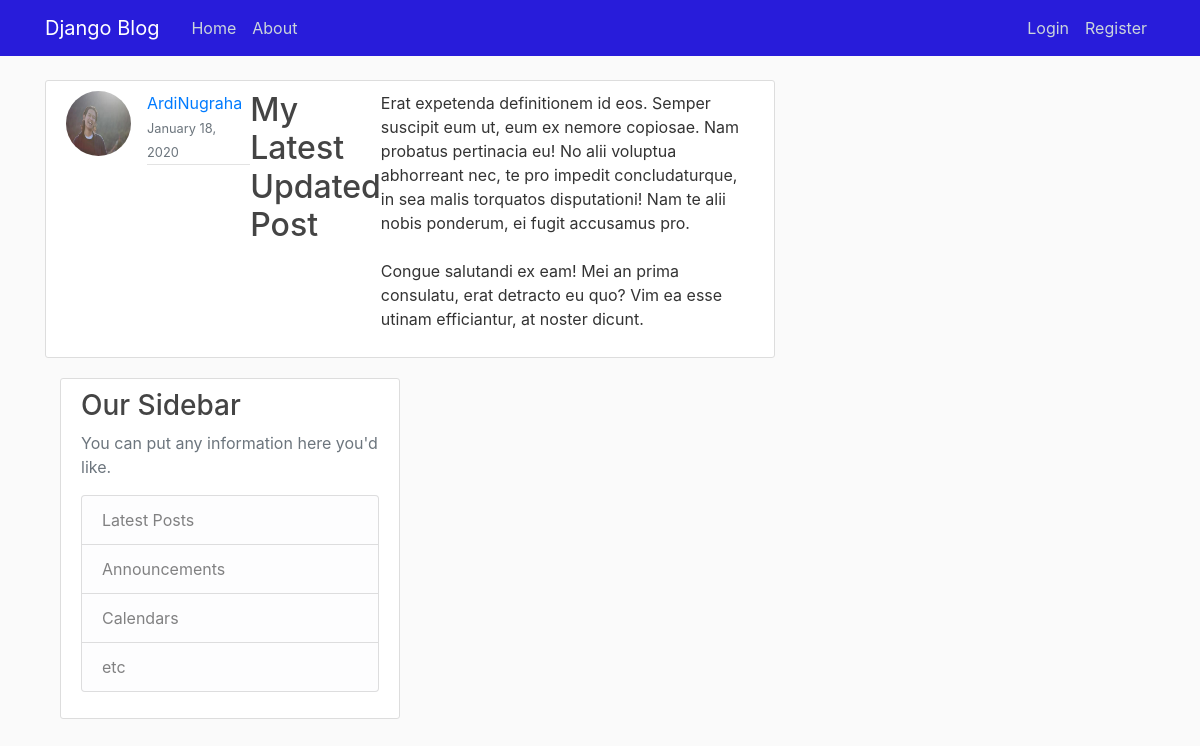
The page /MyBlog/post/33/ on the database its author committed.
### blog/models.py (models this page shows, shortened)
class Post(models.Model):
    title=models.CharField(max_length=100)
    content=models.TextField()
    date_posted=models.DateTimeField(default=timezone.now)
    author=models.ForeignKey(User, on_delete=models.CASCADE)

### users/models.py (models this page shows, shortened)
class Profile(models.Model):
    user=models.OneToOneField(User, on_delete=models.CASCADE)
    image=models.ImageField(default='default.jpg', upload_to='profile_pics')

### blog/views.py (the view)
# urls.py: path('post/<int:pk>/', PostDetailView.as_view(), name="post-detail"),
class PostDetailView(DetailView):
    model=Post

### blog/templates/blog/post_detail.html (shortened to what this page needs)
{% extends 'blog/base.html' %}
{% block content %}
    <article class="media content-section">
    <img class="rounded-circle article-img" src=" {{ object.author.profile.image.url }}">
    <div class="media-body">
        <div class="article-metadata">
        <a class="mr-2" href="{% url 'user-posts' object.author.username %}">{{ object.author }}</a>
        <small class="text-muted">{{ object.date_posted|date:"F d, Y" }}</small>
         </div>
        </div>
        <h2 class="article-title">{{ object.title }}</h2>
        <p class="article-content">{{ object.content }}</p>
    </div>
{% endblock content %}

### blog/static/blog/main.css (style rules this page uses)
body { background: #fafafa; color: #333333; margin-top: 5rem; }
h1, h2, h3, h4, h5, h6 { color: #444444; }
.content-section { background: #ffffff; padding: 10px 20px; border: 1px solid #dddddd; border-radius: 3px; margin-bottom: 20px; }
.article-title { color: #444444; }
.article-content { white-space: pre-line; }
.article-img { height: 65px; width: 65px; margin-right: 16px; }
.article-metadata { padding-bottom: 1px; margin-bottom: 4px; border-bottom: 1px solid #e3e3e3 }

### rows shown on the page
Post: author.profile.image (picture), author "ArdiNugraha", date_posted "January 18, 2020", title "My Latest Updated Post", content "Erat expetenda definitionem id eos. Semper suscipit eum ut, eum ex nemore copiosae. Nam probatus pertinacia eu! No alii voluptua abhorreant nec, te pro impedit concludaturque, in sea malis torquatos disputationi! Nam te alii nobis ponderum, ei fugit accusamus pro. Congue salutandi ex eam! Mei an prima consulatu, erat detracto eu quo? Vim ea esse utinam efficiantur, at noster dicunt."
